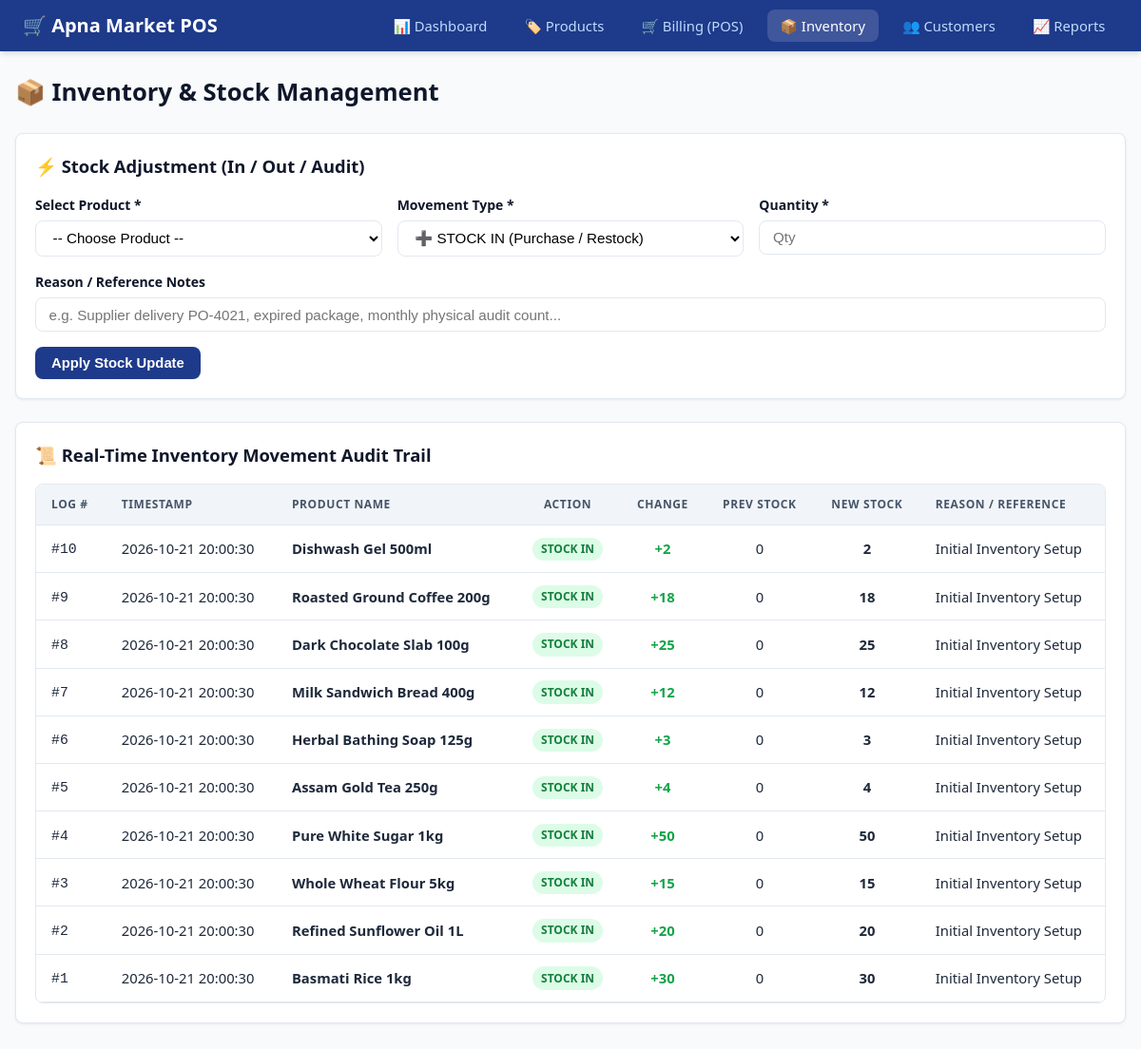
Page /inventory on the committed database.
### tables this page shows
CREATE TABLE inventory_logs (
    id INTEGER PRIMARY KEY AUTOINCREMENT,
    product_id INTEGER NOT NULL,
    product_name TEXT NOT NULL,
    change_type TEXT NOT NULL, -- 'STOCK_IN', 'STOCK_OUT', 'SALE', 'ADJUSTMENT'
    qty_change INTEGER NOT NULL,
    previous_stock INTEGER,
    new_stock INTEGER,
    reason TEXT,
    logged_at DATETIME DEFAULT CURRENT_TIMESTAMP,
    FOREIGN KEY (product_id) REFERENCES products(id)
);

### app.py (the view, shortened to what this page needs)
@app.route('/inventory', methods=['GET', 'POST'])
def inventory():
    db = get_db()
    products_list = db.execute("SELECT id, sku, name, stock FROM products ORDER BY name ASC").fetchall()
    logs = db.execute("""
        SELECT * FROM inventory_logs
        ORDER BY id DESC LIMIT 100
    """).fetchall()
    return render_template('inventory.html', products=products_list, logs=logs)

### app.py (called while the page is built)
def get_db():
    if 'db' not in g:
        g.db = sqlite3.connect(app.config['DATABASE'])
        g.db.row_factory = sqlite3.Row
        g.db.execute("PRAGMA foreign_keys = ON")
    return g.db

### templates/inventory.html (shortened to what this page needs)
{% extends "base.html" %}
{% block content %}
<div class="page-header">
  <h1 class="page-title">📦 Inventory & Stock Management</h1>
</div>
<div class="card">
  <div class="card-header">
    <span>⚡ Stock Adjustment (In / Out / Audit)</span>
  </div>
  <form method="POST">
    <div class="form-row">
      <div class="form-group" style="flex: 2;">
        <label class="form-label" for="product_id">Select Product *</label>
        <select id="product_id" name="product_id" class="form-select" required>
          <option value="" disabled selected>-- Choose Product --</option>
        </select>
      </div>
      <div class="form-group">
        <label class="form-label" for="action_type">Movement Type *</label>
        <select id="action_type" name="action_type" class="form-select" required>
          <option value="STOCK_IN">➕ STOCK IN (Purchase / Restock)</option>
        </select>
      </div>
      <div class="form-group">
        <label class="form-label" for="qty">Quantity *</label>
        <input type="number" min="1" id="qty" name="qty" class="form-control" required placeholder="Qty">
      </div>
    </div>
    <div class="form-group">
      <label class="form-label" for="reason">Reason / Reference Notes</label>
      <input type="text" id="reason" name="reason" class="form-control" placeholder="e.g. Supplier delivery PO-4021, expired package, monthly physical audit count...">
    </div>
    <button type="submit" class="btn btn-primary">Apply Stock Update</button>
  </form>
</div>
<div class="card">
  <div class="card-header">
    <span>📜 Real-Time Inventory Movement Audit Trail</span>
  </div>
  <div class="table-wrapper" tabindex="0" role="region" aria-label="Inventory audit logs">
    <table>
      <thead>
        <tr>
          <th>Log #</th>
          <th>Timestamp</th>
          <th>Product Name</th>
          <th class="text-center">Action</th>
          <th class="text-center">Change</th>
          <th class="text-center">Prev Stock</th>
          <th class="text-center">New Stock</th>
          <th>Reason / Reference</th>
        </tr>
      </thead>
      <tbody>
        {% for log in logs %}
          <tr>
            <td><code>#{{ log.id }}</code></td>
            <td>{{ log.logged_at }}</td>
            <td><strong>{{ log.product_name }}</strong></td>
            <td class="text-center">
              {% if log.change_type == 'STOCK_IN' %}
                <span class="badge badge-success">STOCK IN</span>
              {% elif log.change_type == 'SALE' %}
                <span class="badge badge-info">SALE</span>
              {% elif log.change_type == 'STOCK_OUT' %}
                <span class="badge badge-danger">STOCK OUT</span>
              {% else %}
                <span class="badge badge-warning">ADJUSTMENT</span>
              {% endif %}
            </td>
            <td class="text-center font-bold">
              {% if log.qty_change > 0 %}
                <span style="color: var(--success); font-weight: bold;">+{{ log.qty_change }}</span>
              {% else %}
                <span style="color: var(--danger); font-weight: bold;">{{ log.qty_change }}</span>
              {% endif %}
            </td>
            <td class="text-center">{{ log.previous_stock }}</td>
            <td class="text-center"><strong>{{ log.new_stock }}</strong></td>
            <td>{{ log.reason }}</td>
          </tr>
        {% else %}
          <tr>
            <td colspan="8" class="text-center" style="padding: 2rem; color: var(--text-muted);">
              No inventory logs recorded yet.
            </td>
          </tr>
        {% endfor %}
      </tbody>
    </table>
  </div>
</div>
{% endblock %}

### static/style.css (style rules this page uses)
:root { --primary: #1e3a8a; --primary-hover: #1d4ed8; --primary-light: #eff6ff; --secondary: #0f172a; --accent: #2563eb; --success: #16a34a; --success-bg: #dcfce7; --danger: #dc2626; --danger-bg: #fee2e2; --warning: #d97706; --warning-bg: #fef3c7; --bg: #f8fafc; --surface: #ffffff; --border: #e2e8f0; --text: #1e293b; --text-muted: #64748b; --radius: 8px; --shadow-sm: 0 1px 3px rgba(0,0,0,0.07); --shadow-md: 0 4px 6px -1px rgba(0,0,0,0.1), 0 2px 4px -2px rgba(0,0,0,0.08); }
*, *::before, *::after { box-sizing: border-box; margin: 0; padding: 0; }
body { font-family: system-ui, -apple-system, BlinkMacSystemFont, "Segoe UI", Roboto, sans-serif; background-color: var(--bg); color: var(--text); line-height: 1.5; min-height: 100vh; display: flex; flex-direction: column; }
.page-header { display: flex; justify-content: space-between; align-items: center; margin-bottom: 1.5rem; flex-wrap: wrap; gap: 1rem; }
.page-title { font-size: 1.6rem; font-weight: 700; color: var(--secondary); }
.card { background: var(--surface); border: 1px solid var(--border); border-radius: var(--radius); padding: 1.25rem; box-shadow: var(--shadow-sm); margin-bottom: 1.5rem; }
.card-header { font-size: 1.15rem; font-weight: 600; margin-bottom: 1rem; color: var(--secondary); display: flex; justify-content: space-between; align-items: center; }
.table-wrapper { overflow: auto; max-inline-size: 100%; border-radius: var(--radius); border: 1px solid var(--border); background: var(--surface); container-type: inline-size; }
table { width: 100%; border-collapse: collapse; text-align: left; font-size: 0.925rem; }
thead { background: #f1f5f9; position: sticky; inset-block-start: 0; z-index: 10; }
th, td { padding: 0.75rem 1rem; border-bottom: 1px solid var(--border); }
th { font-weight: 600; color: #475569; text-transform: uppercase; font-size: 0.75rem; letter-spacing: 0.05em; }
.text-center { text-align: center; }
.badge { display: inline-block; padding: 0.2rem 0.55rem; font-size: 0.75rem; font-weight: 600; border-radius: 9999px; text-transform: uppercase; }
.badge-success { background: var(--success-bg); color: #15803d; }
.btn { display: inline-flex; align-items: center; justify-content: center; gap: 0.35rem; padding: 0.5rem 1rem; font-size: 0.925rem; font-weight: 600; border-radius: var(--radius); border: 1px solid transparent; cursor: pointer; text-decoration: none; transition: all 0.15s ease-in-out; }
.btn-primary { background: var(--primary); color: white; }
.form-group { margin-bottom: 1rem; }
.form-label { display: block; font-size: 0.875rem; font-weight: 600; margin-bottom: 0.35rem; color: var(--secondary); }
.form-control, .form-select { width: 100%; padding: 0.55rem 0.85rem; border: 1px solid var(--border); border-radius: var(--radius); font-size: 0.95rem; background: white; transition: border-color 0.15s ease-in-out, box-shadow 0.15s ease-in-out; }
.form-row { display: grid; grid-template-columns: repeat(auto-fit, minmax(200px, 1fr)); gap: 1rem; }

### rows in the picture
inventory_logs: id "10", logged_at "2026-10-21 20:00:30", product_name "Dishwash Gel 500ml", change_type "STOCK IN", qty_change "2", previous_stock "0", new_stock "2", reason "Initial Inventory Setup"
inventory_logs: id "9", logged_at "2026-10-21 20:00:30", product_name "Roasted Ground Coffee 200g", change_type "STOCK IN", qty_change "18", previous_stock "0", new_stock "18", reason "Initial Inventory Setup"
inventory_logs: id "8", logged_at "2026-10-21 20:00:30", product_name "Dark Chocolate Slab 100g", change_type "STOCK IN", qty_change "25", previous_stock "0", new_stock "25", reason "Initial Inventory Setup"
inventory_logs: id "7", logged_at "2026-10-21 20:00:30", product_name "Milk Sandwich Bread 400g", change_type "STOCK IN", qty_change "12", previous_stock "0", new_stock "12", reason "Initial Inventory Setup"
inventory_logs: id "6", logged_at "2026-10-21 20:00:30", product_name "Herbal Bathing Soap 125g", change_type "STOCK IN", qty_change "3", previous_stock "0", new_stock "3", reason "Initial Inventory Setup"
inventory_logs: id "5", logged_at "2026-10-21 20:00:30", product_name "Assam Gold Tea 250g", change_type "STOCK IN", qty_change "4", previous_stock "0", new_stock "4", reason "Initial Inventory Setup"
inventory_logs: id "4", logged_at "2026-10-21 20:00:30", product_name "Pure White Sugar 1kg", change_type "STOCK IN", qty_change "50", previous_stock "0", new_stock "50", reason "Initial Inventory Setup"
inventory_logs: id "3", logged_at "2026-10-21 20:00:30", product_name "Whole Wheat Flour 5kg", change_type "STOCK IN", qty_change "15", previous_stock "0", new_stock "15", reason "Initial Inventory Setup"
inventory_logs: id "2", logged_at "2026-10-21 20:00:30", product_name "Refined Sunflower Oil 1L", change_type "STOCK IN", qty_change "20", previous_stock "0", new_stock "20", reason "Initial Inventory Setup"
inventory_logs: id "1", logged_at "2026-10-21 20:00:30", product_name "Basmati Rice 1kg", change_type "STOCK IN", qty_change "30", previous_stock "0", new_stock "30", reason "Initial Inventory Setup"
